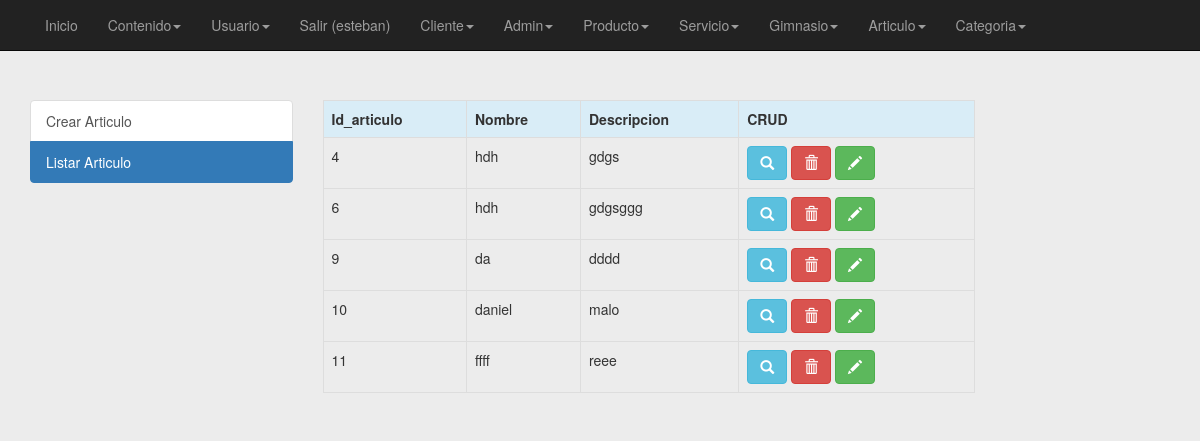
Screenshot of /index.php?controller=articulo&action=admin (signed in) with the database file from the repository.
### tables this page shows
CREATE TABLE IF NOT EXISTS `articulo` (
  `id_articulo` int(11) NOT NULL,
  `nombre` varchar(50) NOT NULL,
  `descripcion` varchar(200) NOT NULL,
  `fk_id_categoria` int(11) DEFAULT NULL,
  `fk_id_admin` int(11) DEFAULT NULL
);

### core/ControladorBase.php (called while the page is built, shortened)
<?php
class ControladorBase{
    protected $layout="/cms_layout";
    public function __construct() {
        require_once 'Conectar.php';
        require_once 'EntidadBase.php';
    }
    public function view($vista,$datos=null){
        require_once 'core/AyudaVistas.php';
        $helper=new AyudaVistas();
        require_once 'view/layouts'.$this->layout.'.php';
    }
}

### controller/ArticuloController.php (called while the page is built, shortened)
<?php
class ArticuloController extends ControladorBase {
    public $adapter;
    public function __construct() {
        $this->conectar = new Conectar();
        $this->adapter = $this->conectar->conexion();
    }
    public function admin() {
        $articulo = new Articulo($this->adapter);
        $allarts = $articulo->getAll();
        $this->view("Articulo/admin", array("allarts" => $allarts)
        );
    }
}
?>

### index.php (called while the page is built, shortened)
<?php
require_once 'core/ControladorBase.php';
require_once 'core/ControladorFrontal.func.php';
if(isset($_GET["controller"])){
    $controllerObj=cargarControlador($_GET["controller"]);
}else{
    $controllerObj=cargarControlador(CONTROLADOR_DEFECTO);
}
lanzarAccion($controllerObj);
?>

### core/AyudaVistas.php (called while the page is built)
<?php
class AyudaVistas{
    public function url($controlador=CONTROLADOR_DEFECTO,$accion=ACCION_DEFECTO){
        $urlString="index.php?controller=".$controlador."&action=".$accion;
        return $urlString;
    }
}
?>

### core/Conectar.php (called while the page is built)
<?php
class Conectar{
 private $driver;
 private $host, $user, $pass, $database, $charset;
 public function  __construct(){
    $db_cfg=  require_once 'config/database.php';
    $this-> driver = $db_cfg["driver"];
    $this-> host = $db_cfg["host"];
    $this-> user = $db_cfg["user"];
    $this->pass =$db_cfg["pass"];
    $this->database=$db_cfg["database"];
    $this->charset=$db_cfg["charset"];
}
public function conexion(){
   if ($this->driver=="mysql" || $this->driver==null){
       $con=new mysqli($this->host, $this->user, $this->pass, $this->database);
       $con->query("SET NAMES' ".$this->charset."'");
   }
   return $con;
}
}

### config/database.php (called while the page is built)
<?php
return array(
    "driver"    =>"mysql",
    "host"      =>"localhost",
    "user"      =>"root",
    "pass"      =>"",
    "database"  =>"gym",
    "charset"   =>"utf8"
);
?>

### model/Articulo.php (called while the page is built, shortened)
<?php
class Articulo extends EntidadBase{
    public function __construct($adapter) {
        $table = "articulo";
    }
}
?>

### core/EntidadBase.php (called while the page is built, shortened)
<?php
class EntidadBase{
    private $table;
    private $db;
    public function __construct($table, $adapter){
        $this->table=(string) $table;
        $this->db = $adapter;
    }
   public function getAll(){
       $query = $this->db->query("SELECT * FROM $this->table");
       $resultSet=null;
       while ($row=$query->fetch_object()){
           $resultSet[]=$row;
       }
       return $resultSet;
   }
}

### view/Articulo/admin.php (the view, shortened to what this page needs)
<div class="container">
<br>
<div class="row">
<div class="col-md-3">
<ul class="list-group">
  <a href="<?php echo $helper->url("articulo","crearArticulo"); ?>" class="list-group-item ">Crear Articulo</a>
  <a href="<?php echo $helper->url("articulo","admin"); ?>" class="list-group-item active ">Listar Articulo</a>
</ul>
</div>
<div class="container col-md-7 ">
<div class="table-responsive">
<table class="table tale-striped table-bordered table-hover">
  <tr class="info">
    <th>Id_articulo</th>
    <th>Nombre</th>
    <th>Descripcion</th>
    <th>CRUD</th>
  </tr>
        <?php
        foreach ($allarts as $art){?>
  <tr>
    <td><?php  echo $art->id_articulo; echo'<br>';?></td>
    <td><?php  echo $art->nombre; echo '<br>';?></td>
    <td><?php  echo $art->descripcion; echo '<br>';?></td>
    <td>
      <a href="<?php echo $helper->url("articulo","visualizar"); ?>&id_articulo=<?php echo $art->id_articulo; ?>" class="btn btn-info " role="button"><span class="glyphicon glyphicon-search"></span></a>
      <a class="btnEliminarItem btn btn-danger" id="id_articulo-<?php echo $art->id_articulo; ?>" href="#" type="button" data-toggle="modal" data-target="#myModal"><span class="glyphicon glyphicon-trash"></span></a>
      <a href="<?php echo $helper->url("articulo","modificarArticulo"); ?>&id_articulo=<?php echo $art->id_articulo; ?>" class="btn btn-success " role="button"><span class="glyphicon glyphicon-pencil"></span></a>
    </td>
 </tr>
    <?php } ?>

### css/template.css (style rules this page uses)
body { background: #ececec; }

### rows the page displays
articulo: id_articulo "4", nombre "hdh", descripcion "gdgs"
articulo: id_articulo "6", nombre "hdh", descripcion "gdgsggg"
articulo: id_articulo "9", nombre "da", descripcion "dddd"
articulo: id_articulo "10", nombre "daniel", descripcion "malo"
articulo: id_articulo "11", nombre "ffff", descripcion "reee"

### other values shown
$_SESSION["nombre"] "esteban"
